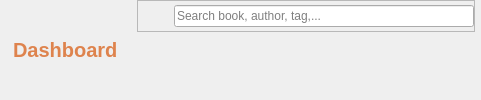
           <widget class="QWidget" name="headerFrame" native="true">
            <layout class="QHBoxLayout" name="horizontalLayout_3">
             <property name="leftMargin">
              <number>0</number>
             </property>
             <property name="topMargin">
              <number>0</number>
             </property>
             <property name="rightMargin">
              <number>0</number>
             </property>
             <property name="bottomMargin">
              <number>0</number>
             </property>
             <item>
              <widget class="QWidget" name="widget_4" native="true">
               <layout class="QHBoxLayout" name="horizontalLayout_4">
                <property name="leftMargin">
                 <number>0</number>
                </property>
                <property name="topMargin">
                 <number>0</number>
                </property>
                <property name="rightMargin">
                 <number>0</number>
                </property>
                <property name="bottomMargin">
                 <number>0</number>
                </property>
                <item>
                 <widget class="QLabel" name="label_12">
                  <property name="styleSheet">
                   <string notr="true"/>
                  </property>
                  <property name="text">
                   <string/>
                  </property>
                  <property name="pixmap">
                   <pixmap resource="Resource.qrc">:/OrangeIcons/Resource/Orange/menu.svg</pixmap>
                  </property>
                 </widget>
                </item>
                <item>
                 <widget class="QLabel" name="label_11">
                  <property name="font">
                   <font>
                    <pointsize>15</pointsize>
                    <italic>false</italic>
                    <bold>true</bold>
                   </font>
                  </property>
                  <property name="styleSheet">
                   <string notr="true">font: 75 15pt &quot;MS Shell Dlg 2&quot;;
color: #DE834D;
font: bold;</string>
                  </property>
                  <property name="text">
                   <string>Dashboard</string>
                  </property>
                  <property name="scaledContents">
                   <bool>false</bool>
                  </property>
                  <property name="wordWrap">
                   <bool>false</bool>
                  </property>
                 </widget>
                </item>
                <item>
                 <widget class="QLabel" name="label_9">
                  <property name="text">
                   <string/>
                  </property>
                 </widget>
                </item>
               </layout>
              </widget>
             </item>
             <item alignment="Qt::AlignHCenter">
              <widget class="QWidget" name="widget_5" native="true">
               <layout class="QHBoxLayout" name="horizontalLayout_6">
                <property name="leftMargin">
                 <number>0</number>
                </property>
                <property name="topMargin">
                 <number>0</number>
                </property>
                <property name="rightMargin">
                 <number>0</number>
                </property>
                <property name="bottomMargin">
                 <number>0</number>
                </property>
                <item alignment="Qt::AlignTop">
                 <widget class="QFrame" name="SearchFrame">
                  <property name="minimumSize">
                   <size>
                    <width>0</width>
                    <height>0</height>
                   </size>
                  </property>
                  <property name="maximumSize">
                   <size>
                    <width>16777215</width>
                    <height>16777215</height>
                   </size>
                  </property>
                  <property name="styleSheet">
                   <string notr="true"/>
                  </property>
                  <property name="frameShape">
                   <enum>QFrame::StyledPanel</enum>
                  </property>
                  <property name="frameShadow">
                   <enum>QFrame::Raised</enum>
                  </property>
                  <layout class="QHBoxLayout" name="horizontalLayout_7">
                   <property name="leftMargin">
                    <number>0</number>
                   </property>
                   <property name="topMargin">
                    <number>0</number>
                   </property>
                   <property name="rightMargin">
                    <number>0</number>
                   </property>
                   <property name="bottomMargin">
                    <number>0</number>
                   </property>
                   <item>
                    <widget class="QLabel" name="label_10">
                     <property name="minimumSize">
                      <size>
                       <width>30</width>
                       <height>30</height>
                      </size>
                     </property>
                     <property name="maximumSize">
                      <size>
                       <width>30</width>
                       <height>30</height>
                      </size>
                     </property>
                     <property name="text">
                      <string/>
                     </property>
                     <property name="pixmap">
                      <pixmap resource="Resource.qrc">:/OrangeIcons/Resource/Orange/search.svg</pixmap>
                     </property>
                    </widget>
                   </item>
                   <item>
                    <widget class="QLineEdit" name="lineEdit_3">
                     <property name="minimumSize">
                      <size>
                       <width>300</width>
                       <height>0</height>
                      </size>
                     </property>
                     <property name="placeholderText">
                      <string>Search book, author, tag,...</string>
                     </property>
                    </widget>
                   </item>
                  </layout>
                 </widget>
                </item>
               </layout>
              </widget>
             </item>
             <item alignment="Qt::AlignRight">
              <widget class="QWidget" name="widget_6" native="true">
               <layout class="QHBoxLayout" name="horizontalLayout_5">
                <property name="leftMargin">
                 <number>0</number>
                </property>
                <property name="topMargin">
                 <number>0</number>
                </property>
                <property name="rightMargin">
                 <number>0</number>
                </property>
                <property name="bottomMargin">
                 <number>0</number>
                </property>
               </layout>
              </widget>
             </item>
            </layout>
           </widget>
